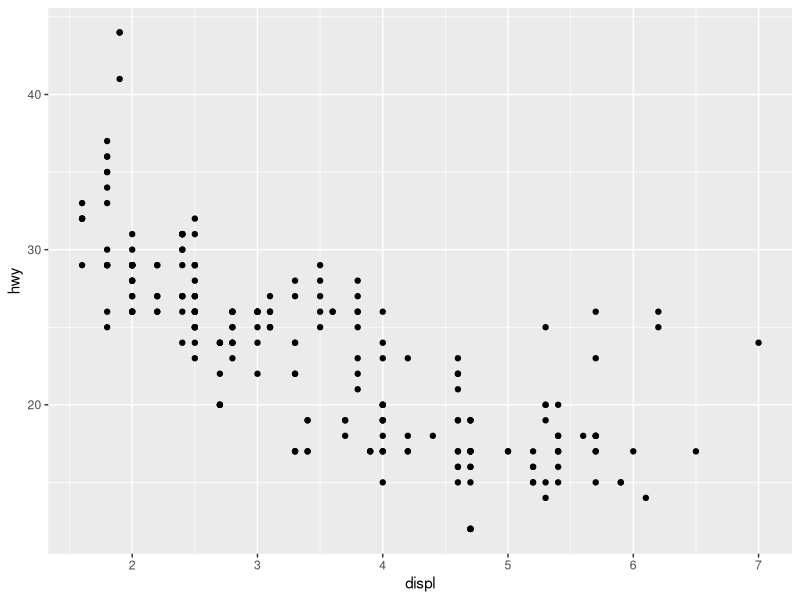
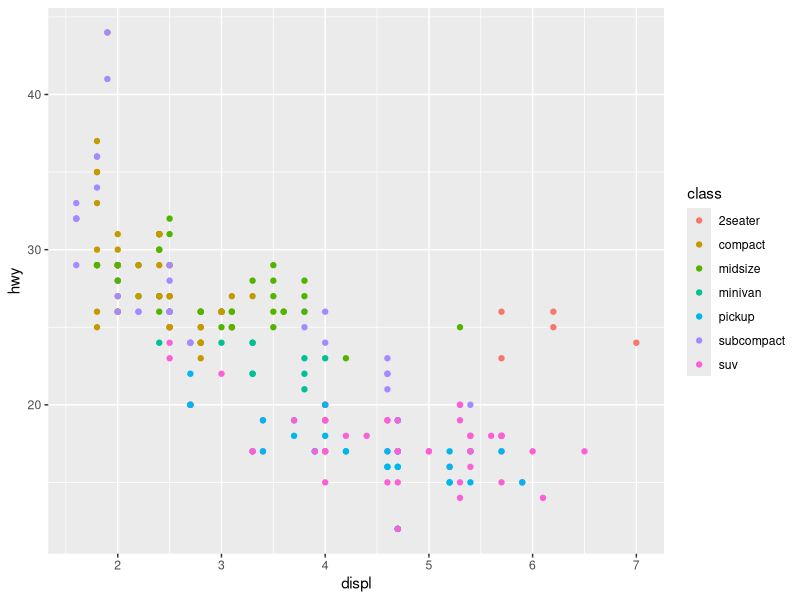
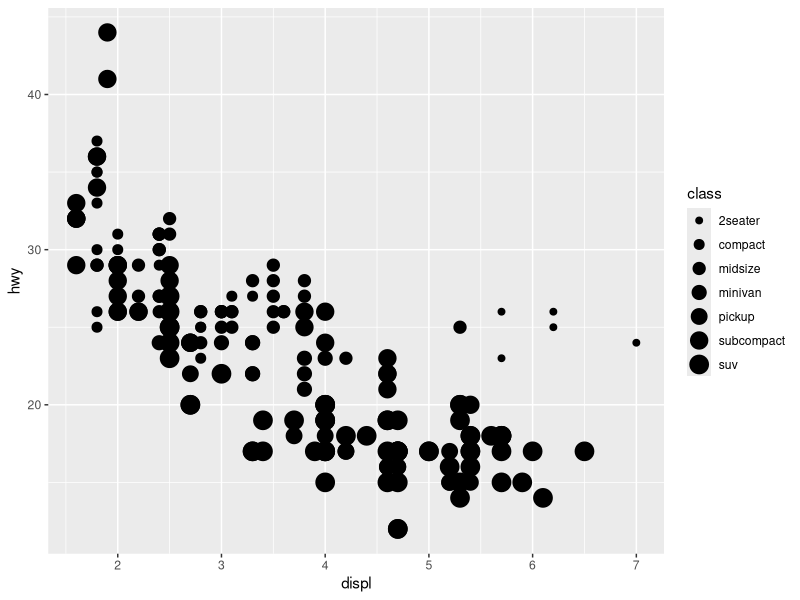
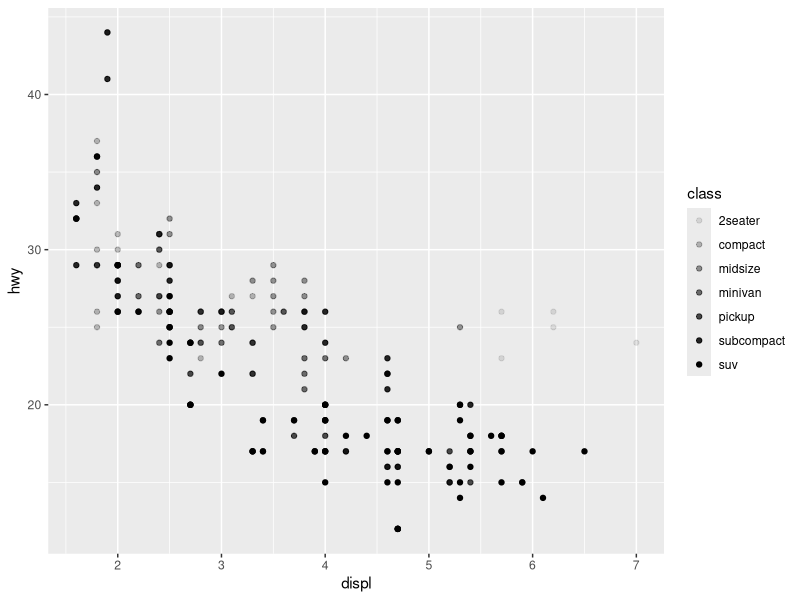
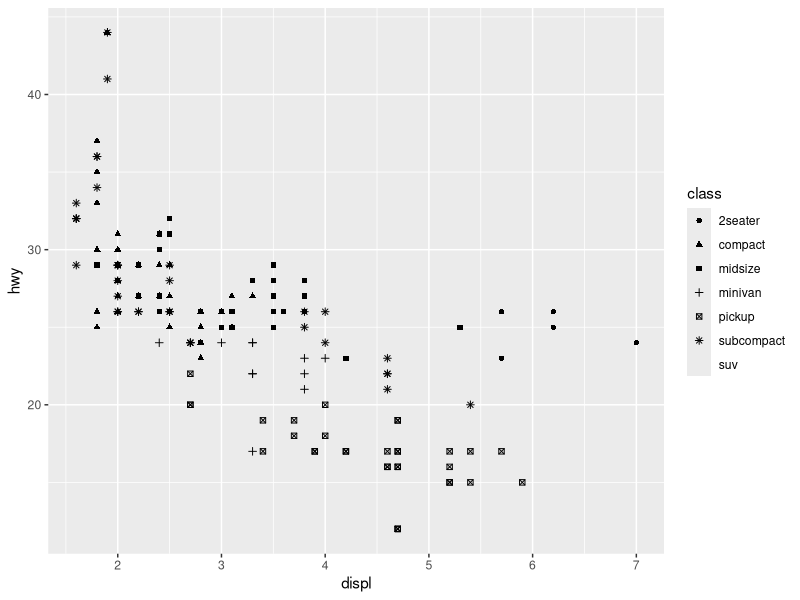
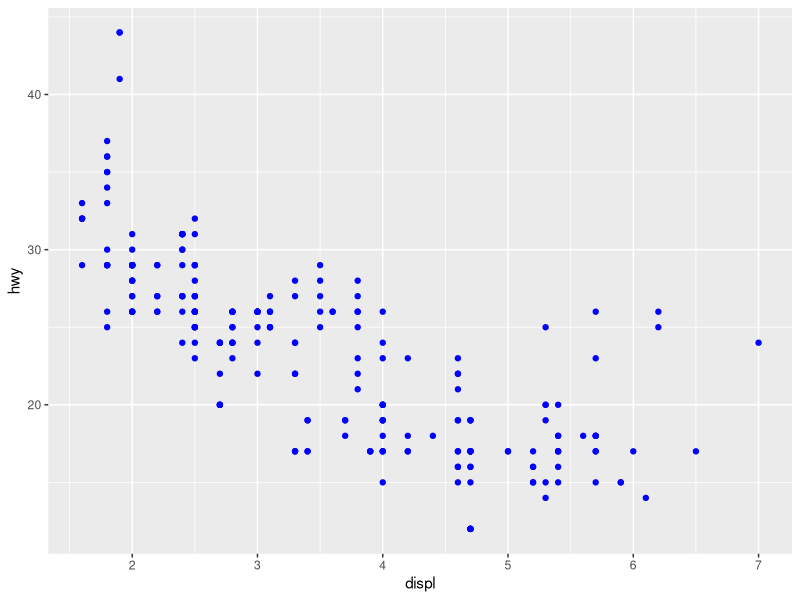
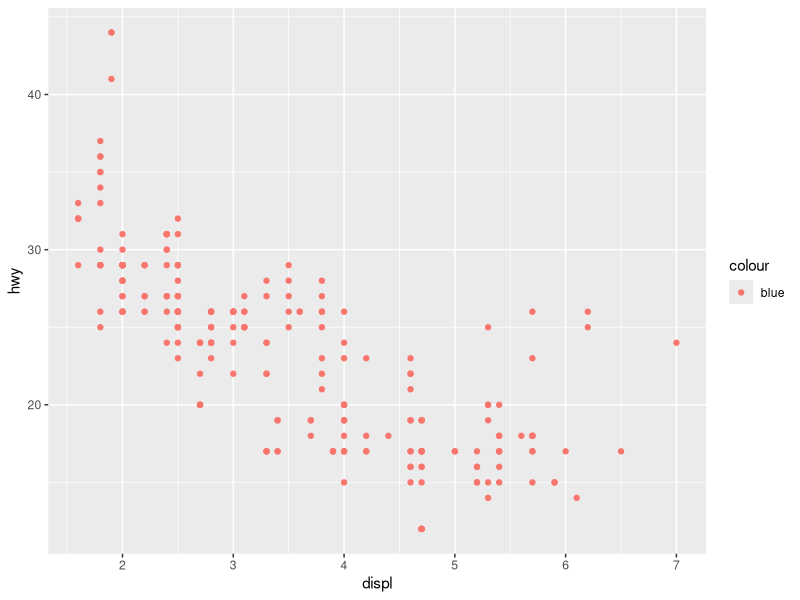
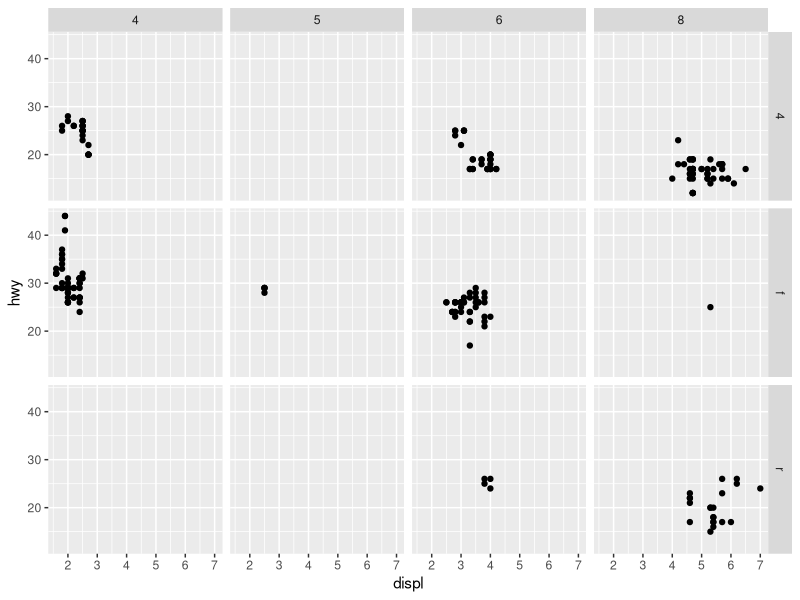

Write R code to recreate these figures, in order.
## ---- chunk 1
knitr::opts_chunk$set(echo = TRUE)
## ---- chunk 2
# install.packages("ggplot2")
library(ggplot2)
library(data.table)
## ---- chunk 3
# Datos de 38 modelos de automóviles por la US Environmental Protection Agency 
mpg <- data.table(ggplot2::mpg)
# head(mpg)
# str(mpg)
# ?mpg
## ---- chunk 4
ggplot(data = mpg) + 
  geom_point(mapping = aes(x = displ, y = hwy))
## ---- chunk 5
ggplot(data = mpg) + 
  geom_point(mapping = aes(x = displ, y = hwy, color = class))
## ---- chunk 6
ggplot(data = mpg) + 
  geom_point(mapping = aes(x = displ, y = hwy, size = class))
## ---- chunk 7
ggplot(data = mpg) + 
  geom_point(mapping = aes(x = displ, y = hwy, alpha = class))
## ---- chunk 8
ggplot(data = mpg) + 
  geom_point(mapping = aes(x = displ, y = hwy, shape = class))
## ---- chunk 9
ggplot(data = mpg) + 
  geom_point(mapping = aes(x = displ, y = hwy), color = "blue")
## ---- chunk 10
ggplot(data = mpg) + 
  geom_point(mapping = aes(x = displ, y = hwy, color = "blue"))
## ---- chunk 11
ggplot(data = mpg) + 
  geom_point(mapping = aes(x = displ, y = hwy)) + 
  facet_grid(drv ~ cyl)
## ---- chunk 12
# ggplot(data = mpg) + 
#   geom_point(mapping = aes(x = drv, y = cyl))
## ---- chunk 13
# ggplot(data = mpg) + 
#   geom_point(mapping = aes(x = displ, y = hwy)) +
#   facet_grid(drv ~ .)
